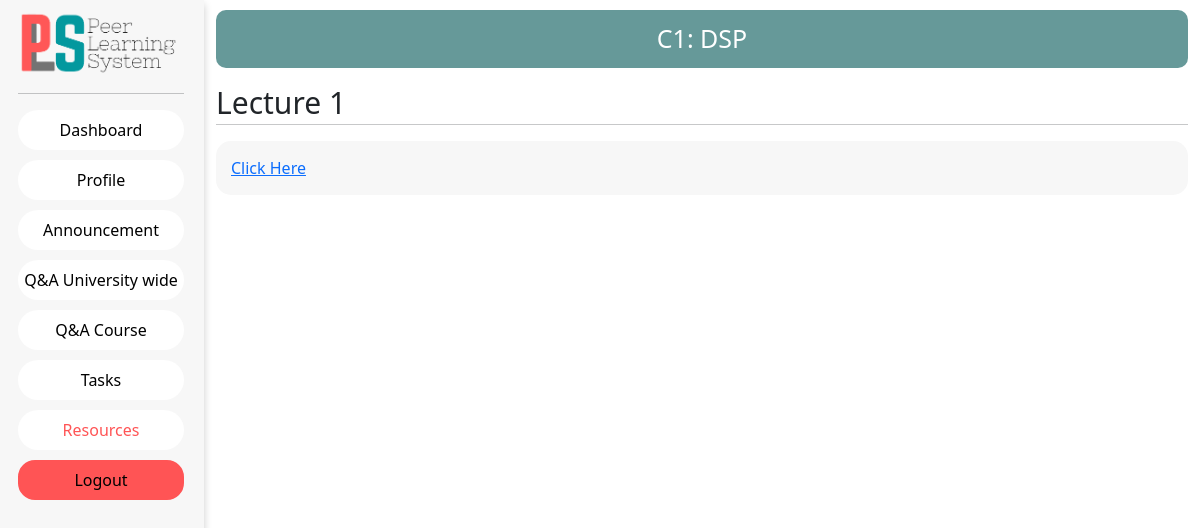
Page /user/dashboard/C1/resources/viewresource/R1 on the earlier database version.
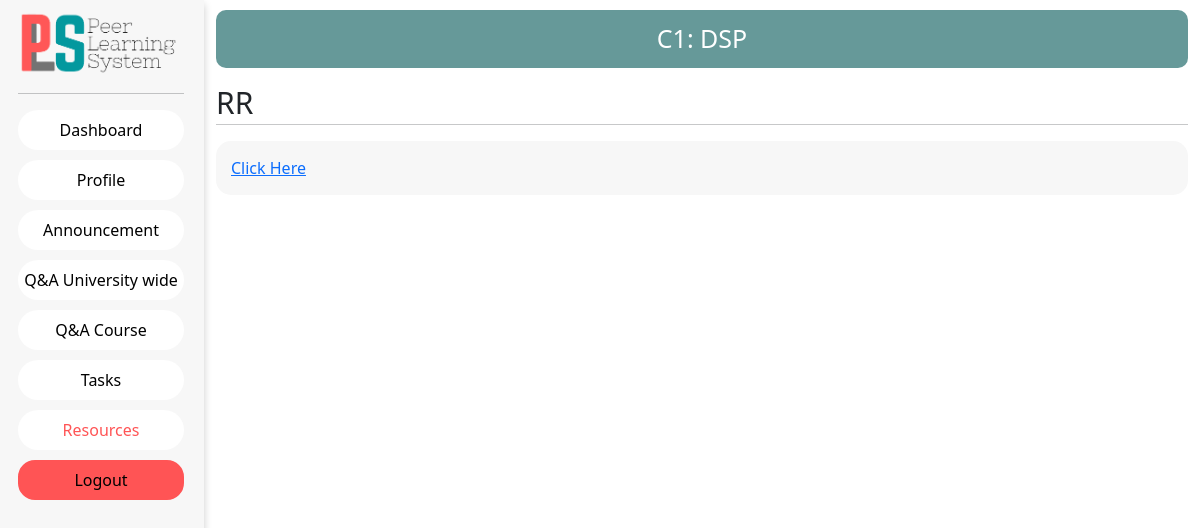
Same page on the later database version.
### guest/models.py (models this page shows)
class Resource(models.Model):
    Id = models.CharField(max_length=6, primary_key=True)
    Faculty_Id = models.ForeignKey(Faculty, on_delete=models.CASCADE)
    Course_Id = models.ForeignKey(Course , on_delete=models.CASCADE)
    Timestamp = models.DateTimeField(null=False)
    Title = models.CharField(max_length=1000,blank=True)
    Content = models.CharField(max_length=10000)
    Added_date = models.DateTimeField(null=True,auto_now_add=True)

### faculty/views.py (the view)
# urls.py: path('dashboard/<slug:course_id>/resources/viewresource/<slug:resource_id>', views.viewresource, name='viewresource'),
def viewresource(request,course_id,resource_id):
    print("here")
    course=Course.objects.get(Id=course_id)
    resource = Resource.objects.get(Id=resource_id)
    context={
        'course':course,
        'resource':resource,
    }
    return render(request,'Individual_Resource.html',context=context)

### faculty/templates/Individual_Resource.html (shortened to what this page needs)
{% extends 'faculty/templates/start_base.html' %}
{% load static %}
{% block extra_css %}
<link rel="stylesheet" href="{% static 'css/individual_resources.css' %}">
{% endblock extra_css %}
{% block nav_link %}
<li class="nav-item">
    <a class="nav-link" href="{% url 'QNACourse' course.Id %}">Q&A Course</a>
</li>
<li class="nav-item">
    <a class="nav-link" href="{% url 'tasks' course.Id %}">Tasks</a>
</li>
<li class="nav-item">
    <a class="nav-link resource" href="{% url 'resources' course.Id %}">Resources</a>
</li>
{% endblock nav_link %}
{% block body %}
<div class="tasks_con">
    <div class="course_name">
        {{ course.Id }}: {{ course.Name }}
    </div>
    <div class="resource_text_con">
        <div class="resource_txt">
            {{resource.Title}}
        </div>
        <hr />
        <div class="resource_desc">
            <a href="{{resource.Content}}">Click Here</a>
        </div>
    </div>
</div>
{% endblock body %}

Differences in the rows shown:
changed Resource: Title "Lecture 1" → "RR"
